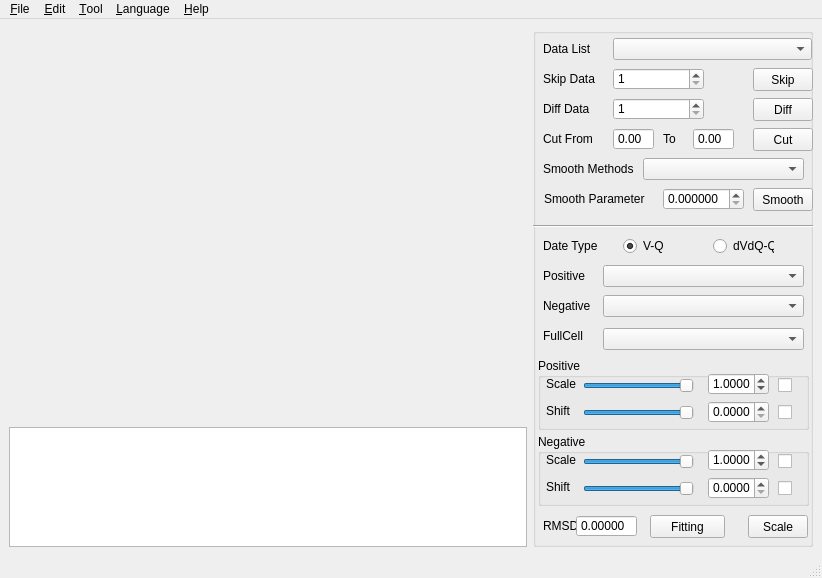
<?xml version="1.0" encoding="UTF-8"?>
<ui version="4.0">
 <class>MainWindow</class>
 <widget class="QMainWindow" name="MainWindow">
  <property name="geometry">
   <rect>
    <x>0</x>
    <y>0</y>
    <width>822</width>
    <height>578</height>
   </rect>
  </property>
  <property name="windowTitle">
   <string>ATL-Electrical Chemistry Analysor</string>
  </property>
  <property name="windowIcon">
   <iconset>
    <normaloff>resource/chemical.ico</normaloff>resource/chemical.ico</iconset>
  </property>
  <widget class="QWidget" name="centralwidget">
   <layout class="QGridLayout" name="gridLayout">
    <item row="0" column="1" rowspan="2">
     <widget class="QGroupBox" name="Process_Box">
      <property name="minimumSize">
       <size>
        <width>280</width>
        <height>515</height>
       </size>
      </property>
      <property name="flat">
       <bool>true</bool>
      </property>
      <widget class="QComboBox" name="Data_List">
       <property name="geometry">
        <rect>
         <x>80</x>
         <y>10</y>
         <width>199</width>
         <height>22</height>
        </rect>
       </property>
       <property name="editable">
        <bool>false</bool>
       </property>
      </widget>
      <widget class="QLabel" name="label">
       <property name="geometry">
        <rect>
         <x>10</x>
         <y>13</y>
         <width>54</width>
         <height>16</height>
        </rect>
       </property>
       <property name="text">
        <string>Data List</string>
       </property>
      </widget>
      <widget class="QComboBox" name="Methods_List">
       <property name="geometry">
        <rect>
         <x>110</x>
         <y>130</y>
         <width>161</width>
         <height>22</height>
        </rect>
       </property>
      </widget>
      <widget class="QLabel" name="label_2">
       <property name="geometry">
        <rect>
         <x>10</x>
         <y>133</y>
         <width>91</width>
         <height>16</height>
        </rect>
       </property>
       <property name="text">
        <string>Smooth Methods</string>
       </property>
      </widget>
      <widget class="QLabel" name="label_3">
       <property name="geometry">
        <rect>
         <x>10</x>
         <y>43</y>
         <width>54</width>
         <height>16</height>
        </rect>
       </property>
       <property name="text">
        <string>Skip Data</string>
       </property>
      </widget>
      <widget class="QSpinBox" name="Skip_List">
       <property name="geometry">
        <rect>
         <x>80</x>
         <y>40</y>
         <width>91</width>
         <height>22</height>
        </rect>
       </property>
       <property name="minimum">
        <number>1</number>
       </property>
      </widget>
      <widget class="QPushButton" name="Skip_Button">
       <property name="geometry">
        <rect>
         <x>220</x>
         <y>40</y>
         <width>60</width>
         <height>23</height>
        </rect>
       </property>
       <property name="text">
        <string>Skip</string>
       </property>
      </widget>
      <widget class="QLabel" name="label_4">
       <property name="geometry">
        <rect>
         <x>10</x>
         <y>73</y>
         <width>54</width>
         <height>16</height>
        </rect>
       </property>
       <property name="text">
        <string>Diff Data</string>
       </property>
      </widget>
      <widget class="QSpinBox" name="Diff_List">
       <property name="geometry">
        <rect>
         <x>80</x>
         <y>70</y>
         <width>91</width>
         <height>22</height>
        </rect>
       </property>
       <property name="minimum">
        <number>1</number>
       </property>
      </widget>
      <widget class="QPushButton" name="Diff_Button">
       <property name="geometry">
        <rect>
         <x>220</x>
         <y>70</y>
         <width>60</width>
         <height>23</height>
        </rect>
       </property>
       <property name="text">
        <string>Diff</string>
       </property>
      </widget>
      <widget class="QLabel" name="Param_Name">
       <property name="geometry">
        <rect>
         <x>11</x>
         <y>163</y>
         <width>101</width>
         <height>16</height>
        </rect>
       </property>
       <property name="text">
        <string>Smooth Parameter</string>
       </property>
      </widget>
      <widget class="QDoubleSpinBox" name="Smooth_Param">
       <property name="geometry">
        <rect>
         <x>130</x>
         <y>160</y>
         <width>81</width>
         <height>22</height>
        </rect>
       </property>
       <property name="decimals">
        <number>6</number>
       </property>
       <property name="singleStep">
        <double>0.010000000000000</double>
       </property>
       <property name="value">
        <double>0.000000000000000</double>
       </property>
      </widget>
      <widget class="QPushButton" name="Smooth_Button">
       <property name="geometry">
        <rect>
         <x>220</x>
         <y>160</y>
         <width>60</width>
         <height>23</height>
        </rect>
       </property>
       <property name="text">
        <string>Smooth</string>
       </property>
      </widget>
      <widget class="Line" name="line_2">
       <property name="geometry">
        <rect>
         <x>0</x>
         <y>190</y>
         <width>281</width>
         <height>16</height>
        </rect>
       </property>
       <property name="orientation">
        <enum>Qt::Horizontal</enum>
       </property>
      </widget>
      <widget class="QLabel" name="Param_Name_2">
       <property name="geometry">
        <rect>
         <x>10</x>
         <y>210</y>
         <width>61</width>
         <height>16</height>
        </rect>
       </property>
       <property name="text">
        <string>Date Type</string>
       </property>
      </widget>
      <widget class="QRadioButton" name="VQ_Radio">
       <property name="geometry">
        <rect>
         <x>90</x>
         <y>210</y>
         <width>61</width>
         <height>16</height>
        </rect>
       </property>
       <property name="text">
        <string>V-Q</string>
       </property>
       <property name="checked">
        <bool>true</bool>
       </property>
       <property name="autoExclusive">
        <bool>true</bool>
       </property>
      </widget>
      <widget class="QRadioButton" name="dVdQ_Radio">
       <property name="geometry">
        <rect>
         <x>180</x>
         <y>210</y>
         <width>61</width>
         <height>16</height>
        </rect>
       </property>
       <property name="text">
        <string>dVdQ-Q</string>
       </property>
      </widget>
      <widget class="QComboBox" name="Pos_List">
       <property name="geometry">
        <rect>
         <x>70</x>
         <y>237</y>
         <width>201</width>
         <height>22</height>
        </rect>
       </property>
      </widget>
      <widget class="QComboBox" name="Neg_List">
       <property name="geometry">
        <rect>
         <x>70</x>
         <y>267</y>
         <width>201</width>
         <height>22</height>
        </rect>
       </property>
      </widget>
      <widget class="QComboBox" name="Full_List">
       <property name="geometry">
        <rect>
         <x>70</x>
         <y>300</y>
         <width>201</width>
         <height>22</height>
        </rect>
       </property>
      </widget>
      <widget class="QLabel" name="Param_Name_5">
       <property name="geometry">
        <rect>
         <x>10</x>
         <y>240</y>
         <width>51</width>
         <height>16</height>
        </rect>
       </property>
       <property name="text">
        <string>Positive</string>
       </property>
      </widget>
      <widget class="QLabel" name="Param_Name_6">
       <property name="geometry">
        <rect>
         <x>10</x>
         <y>270</y>
         <width>61</width>
         <height>16</height>
        </rect>
       </property>
       <property name="text">
        <string>Negative</string>
       </property>
      </widget>
      <widget class="QLabel" name="Param_Name_7">
       <property name="geometry">
        <rect>
         <x>10</x>
         <y>300</y>
         <width>51</width>
         <height>16</height>
        </rect>
       </property>
       <property name="text">
        <string>FullCell</string>
       </property>
      </widget>
      <widget class="QGroupBox" name="Positive_Box">
       <property name="geometry">
        <rect>
         <x>5</x>
         <y>330</y>
         <width>271</width>
         <height>72</height>
        </rect>
       </property>
       <property name="title">
        <string>Positive</string>
       </property>
       <widget class="QSlider" name="Pos_Scale_Slider">
        <property name="geometry">
         <rect>
          <x>45</x>
          <y>18</y>
          <width>111</width>
          <height>20</height>
         </rect>
        </property>
        <property name="maximum">
         <number>4</number>
        </property>
        <property name="pageStep">
         <number>1</number>
        </property>
        <property name="value">
         <number>4</number>
        </property>
        <property name="orientation">
         <enum>Qt::Horizontal</enum>
        </property>
       </widget>
       <widget class="QLabel" name="Param_Name_3">
        <property name="geometry">
         <rect>
          <x>8</x>
          <y>18</y>
          <width>41</width>
          <height>16</height>
         </rect>
        </property>
        <property name="text">
         <string>Scale</string>
        </property>
       </widget>
       <widget class="QLabel" name="Param_Name_4">
        <property name="geometry">
         <rect>
          <x>8</x>
          <y>45</y>
          <width>51</width>
          <height>16</height>
         </rect>
        </property>
        <property name="text">
         <string>Shift</string>
        </property>
       </widget>
       <widget class="QSlider" name="Pos_Shift_Slider">
        <property name="geometry">
         <rect>
          <x>45</x>
          <y>45</y>
          <width>111</width>
          <height>20</height>
         </rect>
        </property>
        <property name="maximum">
         <number>4</number>
        </property>
        <property name="pageStep">
         <number>1</number>
        </property>
        <property name="value">
         <number>4</number>
        </property>
        <property name="orientation">
         <enum>Qt::Horizontal</enum>
        </property>
       </widget>
       <widget class="QDoubleSpinBox" name="Pos_Scale_SpinBox">
        <property name="geometry">
         <rect>
          <x>170</x>
          <y>15</y>
          <width>61</width>
          <height>22</height>
         </rect>
        </property>
        <property name="decimals">
         <number>4</number>
        </property>
        <property name="singleStep">
         <double>1.000000000000000</double>
        </property>
        <property name="value">
         <double>1.000000000000000</double>
        </property>
       </widget>
       <widget class="QDoubleSpinBox" name="Pos_Shift_SpinBox">
        <property name="geometry">
         <rect>
          <x>170</x>
          <y>43</y>
          <width>61</width>
          <height>22</height>
         </rect>
        </property>
        <property name="wrapping">
         <bool>false</bool>
        </property>
        <property name="decimals">
         <number>4</number>
        </property>
       </widget>
       <widget class="QCheckBox" name="Pos_Scale_checkBox">
        <property name="geometry">
         <rect>
          <x>240</x>
          <y>16</y>
          <width>22</width>
          <height>22</height>
         </rect>
        </property>
        <property name="cursor">
         <cursorShape>PointingHandCursor</cursorShape>
        </property>
        <property name="text">
         <string/>
        </property>
       </widget>
       <widget class="QCheckBox" name="Pos_Shift_checkBox">
        <property name="geometry">
         <rect>
          <x>240</x>
          <y>43</y>
          <width>22</width>
          <height>22</height>
         </rect>
        </property>
        <property name="cursor">
         <cursorShape>PointingHandCursor</cursorShape>
        </property>
        <property name="text">
         <string/>
        </property>
       </widget>
      </widget>
      <widget class="QGroupBox" name="Negative_Box">
       <property name="geometry">
        <rect>
         <x>5</x>
         <y>406</y>
         <width>271</width>
         <height>72</height>
        </rect>
       </property>
       <property name="title">
        <string>Negative</string>
       </property>
       <widget class="QSlider" name="Neg_Scale_Slider">
        <property name="geometry">
         <rect>
          <x>45</x>
          <y>18</y>
          <width>111</width>
          <height>20</height>
         </rect>
        </property>
        <property name="maximum">
         <number>4</number>
        </property>
        <property name="pageStep">
         <number>1</number>
        </property>
        <property name="value">
         <number>4</number>
        </property>
        <property name="orientation">
         <enum>Qt::Horizontal</enum>
        </property>
       </widget>
       <widget class="QLabel" name="Param_Name_8">
        <property name="geometry">
         <rect>
          <x>8</x>
          <y>18</y>
          <width>41</width>
          <height>16</height>
         </rect>
        </property>
        <property name="text">
         <string>Scale</string>
        </property>
       </widget>
       <widget class="QLabel" name="Param_Name_9">
        <property name="geometry">
         <rect>
          <x>8</x>
          <y>45</y>
          <width>51</width>
          <height>16</height>
         </rect>
        </property>
        <property name="text">
         <string>Shift</string>
        </property>
       </widget>
       <widget class="QSlider" name="Neg_Shift_Slider">
        <property name="geometry">
         <rect>
          <x>45</x>
          <y>45</y>
          <width>111</width>
          <height>20</height>
         </rect>
        </property>
        <property name="maximum">
         <number>4</number>
        </property>
        <property name="pageStep">
         <number>1</number>
        </property>
        <property name="value">
         <number>4</number>
        </property>
        <property name="orientation">
         <enum>Qt::Horizontal</enum>
        </property>
       </widget>
       <widget class="QDoubleSpinBox" name="Neg_Scale_SpinBox">
        <property name="geometry">
         <rect>
          <x>170</x>
          <y>15</y>
          <width>61</width>
          <height>22</height>
         </rect>
        </property>
        <property name="decimals">
         <number>4</number>
        </property>
        <property name="value">
         <double>1.000000000000000</double>
        </property>
       </widget>
       <widget class="QDoubleSpinBox" name="Neg_Shift_SpinBox">
        <property name="geometry">
         <rect>
          <x>170</x>
          <y>43</y>
          <width>61</width>
          <height>22</height>
         </rect>
        </property>
        <property name="decimals">
         <number>4</number>
        </property>
       </widget>
       <widget class="QCheckBox" name="Neg_Scale_checkBox">
        <property name="geometry">
         <rect>
          <x>240</x>
          <y>16</y>
          <width>22</width>
          <height>22</height>
         </rect>
        </property>
        <property name="cursor">
         <cursorShape>PointingHandCursor</cursorShape>
        </property>
        <property name="text">
         <string/>
        </property>
       </widget>
       <widget class="QCheckBox" name="Neg_Shift_checkBox">
        <property name="geometry">
         <rect>
          <x>240</x>
          <y>43</y>
          <width>22</width>
          <height>22</height>
         </rect>
        </property>
        <property name="cursor">
         <cursorShape>PointingHandCursor</cursorShape>
        </property>
        <property name="text">
         <string/>
        </property>
       </widget>
      </widget>
      <widget class="QPushButton" name="Fitting_Button">
       <property name="geometry">
        <rect>
         <x>117</x>
         <y>487</y>
         <width>75</width>
         <height>23</height>
        </rect>
       </property>
       <property name="text">
        <string>Fitting</string>
       </property>
      </widget>
      <widget class="QLabel" name="label_6">
       <property name="geometry">
        <rect>
         <x>10</x>
         <y>103</y>
         <width>51</width>
         <height>16</height>
        </rect>
       </property>
       <property name="text">
        <string>Cut From</string>
       </property>
      </widget>
      <widget class="QDoubleSpinBox" name="Cut_From">
       <property name="geometry">
        <rect>
         <x>80</x>
         <y>100</y>
         <width>41</width>
         <height>22</height>
        </rect>
       </property>
       <property name="buttonSymbols">
        <enum>QAbstractSpinBox::NoButtons</enum>
       </property>
       <property name="decimals">
        <number>2</number>
       </property>
       <property name="singleStep">
        <double>0.010000000000000</double>
       </property>
       <property name="value">
        <double>0.000000000000000</double>
       </property>
      </widget>
      <widget class="QDoubleSpinBox" name="Cut_To">
       <property name="geometry">
        <rect>
         <x>160</x>
         <y>100</y>
         <width>41</width>
         <height>22</height>
        </rect>
       </property>
       <property name="buttonSymbols">
        <enum>QAbstractSpinBox::NoButtons</enum>
       </property>
       <property name="decimals">
        <number>2</number>
       </property>
       <property name="singleStep">
        <double>0.010000000000000</double>
       </property>
       <property name="value">
        <double>0.000000000000000</double>
       </property>
      </widget>
      <widget class="QLabel" name="label_7">
       <property name="geometry">
        <rect>
         <x>130</x>
         <y>103</y>
         <width>21</width>
         <height>16</height>
        </rect>
       </property>
       <property name="text">
        <string>To</string>
       </property>
      </widget>
      <widget class="QPushButton" name="Cut_Button">
       <property name="geometry">
        <rect>
         <x>220</x>
         <y>100</y>
         <width>60</width>
         <height>23</height>
        </rect>
       </property>
       <property name="text">
        <string>Cut</string>
       </property>
      </widget>
      <widget class="QLabel" name="label_26">
       <property name="geometry">
        <rect>
         <x>10</x>
         <y>490</y>
         <width>41</width>
         <height>16</height>
        </rect>
       </property>
       <property name="text">
        <string>RMSD</string>
       </property>
      </widget>
      <widget class="QDoubleSpinBox" name="RMSD">
       <property name="geometry">
        <rect>
         <x>43</x>
         <y>487</y>
         <width>61</width>
         <height>22</height>
        </rect>
       </property>
       <property name="readOnly">
        <bool>true</bool>
       </property>
       <property name="buttonSymbols">
        <enum>QAbstractSpinBox::NoButtons</enum>
       </property>
       <property name="decimals">
        <number>5</number>
       </property>
      </widget>
      <widget class="QPushButton" name="Scale_Button">
       <property name="geometry">
        <rect>
         <x>215</x>
         <y>487</y>
         <width>60</width>
         <height>23</height>
        </rect>
       </property>
       <property name="text">
        <string>Scale</string>
       </property>
      </widget>
     </widget>
    </item>
    <item row="1" column="0">
     <widget class="QListWidget" name="listWidget">
      <property name="minimumSize">
       <size>
        <width>0</width>
        <height>50</height>
       </size>
      </property>
      <property name="maximumSize">
       <size>
        <width>16777215</width>
        <height>120</height>
       </size>
      </property>
     </widget>
    </item>
    <item row="0" column="0">
     <layout class="QGridLayout" name="graphicsView"/>
    </item>
   </layout>
  </widget>
  <widget class="QMenuBar" name="menubar">
   <property name="geometry">
    <rect>
     <x>0</x>
     <y>0</y>
     <width>822</width>
     <height>23</height>
    </rect>
   </property>
   <widget class="QMenu" name="menuFile">
    <property name="title">
     <string>&amp;File</string>
    </property>
    <widget class="QMenu" name="menu_Open">
     <property name="title">
      <string>&amp;Open</string>
     </property>
     <addaction name="action_Positive_Reference"/>
     <addaction name="action_Negative_Reference"/>
     <addaction name="action_Measured_Data"/>
    </widget>
    <widget class="QMenu" name="menu_Recent_Files">
     <property name="title">
      <string>&amp;Recent Files</string>
     </property>
    </widget>
    <addaction name="menu_Open"/>
    <addaction name="action_Save"/>
    <addaction name="action_Exit"/>
    <addaction name="action_Preferences"/>
    <addaction name="separator"/>
    <addaction name="menu_Recent_Files"/>
   </widget>
   <widget class="QMenu" name="menu_Edit">
    <property name="title">
     <string>&amp;Edit</string>
    </property>
    <addaction name="action_View"/>
    <addaction name="action_Delete"/>
    <addaction name="action_Export"/>
   </widget>
   <widget class="QMenu" name="menu_Tool">
    <property name="title">
     <string>&amp;Tool</string>
    </property>
    <addaction name="action_Excel2TXT"/>
    <addaction name="action_Excel2CSV"/>
    <addaction name="action_CSV2TXT"/>
    <addaction name="action_CSV2Excel"/>
    <addaction name="action_TXT2CSV"/>
    <addaction name="action_TXT2Excel"/>
   </widget>
   <widget class="QMenu" name="menu_Help">
    <property name="title">
     <string>&amp;Help</string>
    </property>
   </widget>
   <widget class="QMenu" name="menu_Language">
    <property name="title">
     <string>&amp;Language</string>
    </property>
    <addaction name="action_English"/>
    <addaction name="action_Simple_Chinese"/>
    <addaction name="action_Chinese_Traditional"/>
   </widget>
   <addaction name="menuFile"/>
   <addaction name="menu_Edit"/>
   <addaction name="menu_Tool"/>
   <addaction name="menu_Language"/>
   <addaction name="menu_Help"/>
  </widget>
  <widget class="QStatusBar" name="statusbar"/>
  <action name="action_Save">
   <property name="text">
    <string>&amp;Save</string>
   </property>
   <property name="shortcut">
    <string>Ctrl+S</string>
   </property>
  </action>
  <action name="action_Preferences">
   <property name="text">
    <string>&amp;Preferences</string>
   </property>
   <property name="shortcut">
    <string>Ctrl+P</string>
   </property>
  </action>
  <action name="action_Exit">
   <property name="text">
    <string>&amp;Exit</string>
   </property>
   <property name="shortcut">
    <string>Ctrl+Q</string>
   </property>
  </action>
  <action name="action_Positive_Reference">
   <property name="text">
    <string>Positive Reference</string>
   </property>
   <property name="shortcut">
    <string>Alt+P</string>
   </property>
  </action>
  <action name="action_Negative_Reference">
   <property name="text">
    <string>Negative Reference</string>
   </property>
   <property name="shortcut">
    <string>Alt+N</string>
   </property>
  </action>
  <action name="action_Measured_Data">
   <property name="text">
    <string>Measured Data</string>
   </property>
   <property name="shortcut">
    <string>Alt+M</string>
   </property>
  </action>
  <action name="action_Excel2TXT">
   <property name="text">
    <string>Excel2TXT</string>
   </property>
  </action>
  <action name="action_Excel2CSV">
   <property name="text">
    <string>Excel2CSV</string>
   </property>
  </action>
  <action name="action_CSV2TXT">
   <property name="text">
    <string>CSV2TXT</string>
   </property>
  </action>
  <action name="action_CSV2Excel">
   <property name="text">
    <string>CSV2Excel</string>
   </property>
  </action>
  <action name="action_TXT2CSV">
   <property name="text">
    <string>TXT2CSV</string>
   </property>
  </action>
  <action name="action_TXT2Excel">
   <property name="text">
    <string>TXT2Excel</string>
   </property>
  </action>
  <action name="action_Export_Positive_Data">
   <property name="text">
    <string>&amp;Export Positive Data</string>
   </property>
  </action>
  <action name="actionExport_Negative_Data">
   <property name="text">
    <string>Export Negative Data</string>
   </property>
  </action>
  <action name="action_Export_Full_Data">
   <property name="text">
    <string>&amp;Export Full Data</string>
   </property>
  </action>
  <action name="action_Export_Fitting_Data">
   <property name="text">
    <string>&amp;Export Fitting Data</string>
   </property>
  </action>
  <action name="action_Graph">
   <property name="text">
    <string>&amp;Graph</string>
   </property>
  </action>
  <action name="action_Delete">
   <property name="text">
    <string>&amp;Delete</string>
   </property>
  </action>
  <action name="action_View">
   <property name="text">
    <string>&amp;View</string>
   </property>
  </action>
  <action name="action_Export">
   <property name="text">
    <string>&amp;Export</string>
   </property>
  </action>
  <action name="action_English">
   <property name="text">
    <string>&amp;English</string>
   </property>
  </action>
  <action name="action_Simple_Chinese">
   <property name="text">
    <string>&amp;Chinese Simplified</string>
   </property>
  </action>
  <action name="action_Chinese_Traditional">
   <property name="text">
    <string>&amp;Chinese Traditional</string>
   </property>
  </action>
 </widget>
 <resources/>
 <connections/>
</ui>
